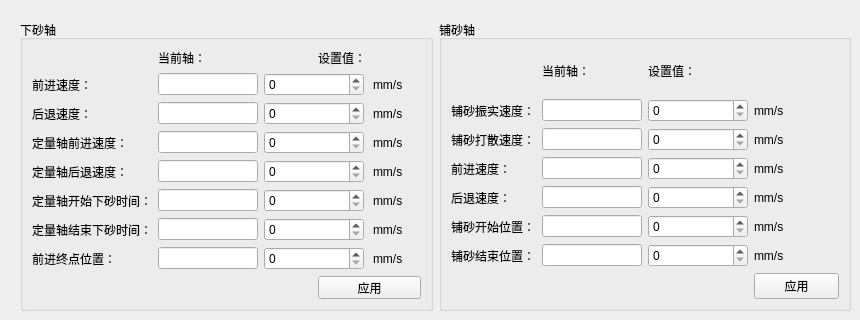
     <widget class="QWidget" name="tab">
      <attribute name="title">
       <string>主机设置</string>
      </attribute>
      <widget class="QWidget" name="layoutWidget">
       <property name="geometry">
        <rect>
         <x>20</x>
         <y>20</y>
         <width>831</width>
         <height>291</height>
        </rect>
       </property>
       <layout class="QHBoxLayout" name="horizontalLayout">
        <item>
         <widget class="QGroupBox" name="groupBox_2">
          <property name="title">
           <string>下砂轴</string>
          </property>
          <layout class="QGridLayout" name="gridLayout">
           <item row="0" column="1" colspan="2">
            <widget class="QLabel" name="label_6">
             <property name="text">
              <string>当前轴：</string>
             </property>
            </widget>
           </item>
           <item row="0" column="3" colspan="2">
            <widget class="QLabel" name="label_7">
             <property name="text">
              <string>设置值：</string>
             </property>
            </widget>
           </item>
           <item row="1" column="0">
            <widget class="QLabel" name="label_5">
             <property name="text">
              <string>前进速度：</string>
             </property>
            </widget>
           </item>
           <item row="1" column="1">
            <widget class="QLineEdit" name="lineEdit">
             <property name="minimumSize">
              <size>
               <width>100</width>
               <height>0</height>
              </size>
             </property>
             <property name="maximumSize">
              <size>
               <width>100</width>
               <height>16777215</height>
              </size>
             </property>
            </widget>
           </item>
           <item row="1" column="2" colspan="2">
            <widget class="QSpinBox" name="spinBox">
             <property name="minimumSize">
              <size>
               <width>100</width>
               <height>0</height>
              </size>
             </property>
             <property name="maximumSize">
              <size>
               <width>100</width>
               <height>16777215</height>
              </size>
             </property>
            </widget>
           </item>
           <item row="1" column="4">
            <widget class="QLabel" name="label_8">
             <property name="text">
              <string>mm/s</string>
             </property>
            </widget>
           </item>
           <item row="2" column="0">
            <widget class="QLabel" name="label_10">
             <property name="text">
              <string>后退速度：</string>
             </property>
            </widget>
           </item>
           <item row="2" column="1">
            <widget class="QLineEdit" name="lineEdit_2">
             <property name="maximumSize">
              <size>
               <width>100</width>
               <height>16777215</height>
              </size>
             </property>
            </widget>
           </item>
           <item row="2" column="2" colspan="2">
            <widget class="QSpinBox" name="spinBox_2">
             <property name="minimumSize">
              <size>
               <width>100</width>
               <height>0</height>
              </size>
             </property>
             <property name="maximumSize">
              <size>
               <width>100</width>
               <height>16777215</height>
              </size>
             </property>
            </widget>
           </item>
           <item row="2" column="4">
            <widget class="QLabel" name="label_9">
             <property name="text">
              <string>mm/s</string>
             </property>
            </widget>
           </item>
           <item row="3" column="0">
            <widget class="QLabel" name="label_12">
             <property name="text">
              <string>定量轴前进速度：</string>
             </property>
            </widget>
           </item>
           <item row="3" column="1">
            <widget class="QLineEdit" name="lineEdit_3">
             <property name="maximumSize">
              <size>
               <width>100</width>
               <height>16777215</height>
              </size>
             </property>
            </widget>
           </item>
           <item row="3" column="2" colspan="2">
            <widget class="QSpinBox" name="spinBox_3">
             <property name="minimumSize">
              <size>
               <width>100</width>
               <height>0</height>
              </size>
             </property>
             <property name="maximumSize">
              <size>
               <width>100</width>
               <height>16777215</height>
              </size>
             </property>
            </widget>
           </item>
           <item row="3" column="4">
            <widget class="QLabel" name="label_11">
             <property name="text">
              <string>mm/s</string>
             </property>
            </widget>
           </item>
           <item row="4" column="0">
            <widget class="QLabel" name="label_14">
             <property name="text">
              <string>定量轴后退速度：</string>
             </property>
            </widget>
           </item>
           <item row="4" column="1">
            <widget class="QLineEdit" name="lineEdit_4">
             <property name="maximumSize">
              <size>
               <width>100</width>
               <height>16777215</height>
              </size>
             </property>
            </widget>
           </item>
           <item row="4" column="2" colspan="2">
            <widget class="QSpinBox" name="spinBox_4">
             <property name="minimumSize">
              <size>
               <width>100</width>
               <height>0</height>
              </size>
             </property>
             <property name="maximumSize">
              <size>
               <width>100</width>
               <height>16777215</height>
              </size>
             </property>
            </widget>
           </item>
           <item row="4" column="4">
            <widget class="QLabel" name="label_13">
             <property name="text">
              <string>mm/s</string>
             </property>
            </widget>
           </item>
           <item row="5" column="0">
            <widget class="QLabel" name="label_16">
             <property name="text">
              <string>定量轴开始下砂时间：</string>
             </property>
            </widget>
           </item>
           <item row="5" column="1">
            <widget class="QLineEdit" name="lineEdit_5">
             <property name="maximumSize">
              <size>
               <width>100</width>
               <height>16777215</height>
              </size>
             </property>
            </widget>
           </item>
           <item row="5" column="2" colspan="2">
            <widget class="QSpinBox" name="spinBox_5">
             <property name="minimumSize">
              <size>
               <width>100</width>
               <height>0</height>
              </size>
             </property>
             <property name="maximumSize">
              <size>
               <width>100</width>
               <height>16777215</height>
              </size>
             </property>
            </widget>
           </item>
           <item row="5" column="4">
            <widget class="QLabel" name="label_15">
             <property name="text">
              <string>mm/s</string>
             </property>
            </widget>
           </item>
           <item row="6" column="0">
            <widget class="QLabel" name="label_18">
             <property name="text">
              <string>定量轴结束下砂时间：</string>
             </property>
            </widget>
           </item>
           <item row="6" column="1">
            <widget class="QLineEdit" name="lineEdit_6">
             <property name="maximumSize">
              <size>
               <width>100</width>
               <height>16777215</height>
              </size>
             </property>
            </widget>
           </item>
           <item row="6" column="2" colspan="2">
            <widget class="QSpinBox" name="spinBox_6">
             <property name="minimumSize">
              <size>
               <width>100</width>
               <height>0</height>
              </size>
             </property>
             <property name="maximumSize">
              <size>
               <width>100</width>
               <height>16777215</height>
              </size>
             </property>
            </widget>
           </item>
           <item row="6" column="4">
            <widget class="QLabel" name="label_17">
             <property name="text">
              <string>mm/s</string>
             </property>
            </widget>
           </item>
           <item row="7" column="0">
            <widget class="QLabel" name="label_20">
             <property name="text">
              <string>前进终点位置：</string>
             </property>
            </widget>
           </item>
           <item row="7" column="1">
            <widget class="QLineEdit" name="lineEdit_7">
             <property name="maximumSize">
              <size>
               <width>100</width>
               <height>16777215</height>
              </size>
             </property>
            </widget>
           </item>
           <item row="7" column="2" colspan="2">
            <widget class="QSpinBox" name="spinBox_7">
             <property name="minimumSize">
              <size>
               <width>100</width>
               <height>0</height>
              </size>
             </property>
             <property name="maximumSize">
              <size>
               <width>100</width>
               <height>16777215</height>
              </size>
             </property>
            </widget>
           </item>
           <item row="7" column="4">
            <widget class="QLabel" name="label_19">
             <property name="text">
              <string>mm/s</string>
             </property>
            </widget>
           </item>
           <item row="8" column="3" colspan="2">
            <widget class="QPushButton" name="pushButton_2">
             <property name="text">
              <string>应用</string>
             </property>
            </widget>
           </item>
          </layout>
         </widget>
        </item>
        <item>
         <widget class="QGroupBox" name="groupBox_3">
          <property name="title">
           <string>铺砂轴</string>
          </property>
          <layout class="QGridLayout" name="gridLayout_2">
           <item row="0" column="1">
            <widget class="QLabel" name="label_22">
             <property name="text">
              <string>当前轴：</string>
             </property>
            </widget>
           </item>
           <item row="0" column="2">
            <widget class="QLabel" name="label_23">
             <property name="text">
              <string>设置值：</string>
             </property>
            </widget>
           </item>
           <item row="1" column="0">
            <widget class="QLabel" name="label_21">
             <property name="text">
              <string>铺砂振实速度：</string>
             </property>
            </widget>
           </item>
           <item row="1" column="1">
            <widget class="QLineEdit" name="lineEdit_8">
             <property name="minimumSize">
              <size>
               <width>100</width>
               <height>0</height>
              </size>
             </property>
             <property name="maximumSize">
              <size>
               <width>100</width>
               <height>16777215</height>
              </size>
             </property>
            </widget>
           </item>
           <item row="1" column="2">
            <widget class="QSpinBox" name="spinBox_8">
             <property name="minimumSize">
              <size>
               <width>100</width>
               <height>0</height>
              </size>
             </property>
             <property name="maximumSize">
              <size>
               <width>100</width>
               <height>16777215</height>
              </size>
             </property>
            </widget>
           </item>
           <item row="1" column="3">
            <widget class="QLabel" name="label_24">
             <property name="text">
              <string>mm/s</string>
             </property>
            </widget>
           </item>
           <item row="2" column="0">
            <widget class="QLabel" name="label_26">
             <property name="text">
              <string>铺砂打散速度：</string>
             </property>
            </widget>
           </item>
           <item row="2" column="1">
            <widget class="QLineEdit" name="lineEdit_9">
             <property name="maximumSize">
              <size>
               <width>100</width>
               <height>16777215</height>
              </size>
             </property>
            </widget>
           </item>
           <item row="2" column="2">
            <widget class="QSpinBox" name="spinBox_9">
             <property name="minimumSize">
              <size>
               <width>100</width>
               <height>0</height>
              </size>
             </property>
             <property name="maximumSize">
              <size>
               <width>100</width>
               <height>16777215</height>
              </size>
             </property>
            </widget>
           </item>
           <item row="2" column="3">
            <widget class="QLabel" name="label_25">
             <property name="text">
              <string>mm/s</string>
             </property>
            </widget>
           </item>
           <item row="3" column="0">
            <widget class="QLabel" name="label_28">
             <property name="text">
              <string>前进速度：</string>
             </property>
            </widget>
           </item>
           <item row="3" column="1">
            <widget class="QLineEdit" name="lineEdit_10">
             <property name="maximumSize">
              <size>
               <width>100</width>
               <height>16777215</height>
              </size>
             </property>
            </widget>
           </item>
           <item row="3" column="2">
            <widget class="QSpinBox" name="spinBox_10">
             <property name="minimumSize">
              <size>
               <width>100</width>
               <height>0</height>
              </size>
             </property>
             <property name="maximumSize">
              <size>
               <width>100</width>
               <height>16777215</height>
              </size>
             </property>
            </widget>
           </item>
           <item row="3" column="3">
            <widget class="QLabel" name="label_27">
             <property name="text">
              <string>mm/s</string>
             </property>
            </widget>
           </item>
           <item row="4" column="0">
            <widget class="QLabel" name="label_30">
             <property name="text">
              <string>后退速度：</string>
             </property>
            </widget>
           </item>
           <item row="4" column="1">
            <widget class="QLineEdit" name="lineEdit_11">
             <property name="minimumSize">
              <size>
               <width>100</width>
               <height>0</height>
              </size>
             </property>
             <property name="maximumSize">
              <size>
               <width>100</width>
               <height>16777215</height>
              </size>
             </property>
            </widget>
           </item>
           <item row="4" column="2">
            <widget class="QSpinBox" name="spinBox_11">
             <property name="minimumSize">
              <size>
               <width>100</width>
               <height>0</height>
              </size>
             </property>
             <property name="maximumSize">
              <size>
               <width>100</width>
               <height>16777215</height>
              </size>
             </property>
            </widget>
           </item>
           <item row="4" column="3">
            <widget class="QLabel" name="label_29">
             <property name="text">
              <string>mm/s</string>
             </property>
            </widget>
           </item>
           <item row="5" column="0">
            <widget class="QLabel" name="label_32">
             <property name="text">
              <string>铺砂开始位置：</string>
             </property>
            </widget>
           </item>
           <item row="5" column="1">
            <widget class="QLineEdit" name="lineEdit_12">
             <property name="minimumSize">
              <size>
               <width>100</width>
               <height>0</height>
              </size>
             </property>
             <property name="maximumSize">
              <size>
               <width>100</width>
               <height>16777215</height>
              </size>
             </property>
            </widget>
           </item>
           <item row="5" column="2">
            <widget class="QSpinBox" name="spinBox_12">
             <property name="minimumSize">
              <size>
               <width>100</width>
               <height>0</height>
              </size>
             </property>
             <property name="maximumSize">
              <size>
               <width>100</width>
               <height>16777215</height>
              </size>
             </property>
            </widget>
           </item>
           <item row="5" column="3">
            <widget class="QLabel" name="label_31">
             <property name="text">
              <string>mm/s</string>
             </property>
            </widget>
           </item>
           <item row="6" column="0">
            <widget class="QLabel" name="label_34">
             <property name="text">
              <string>铺砂结束位置：</string>
             </property>
            </widget>
           </item>
           <item row="6" column="1">
            <widget class="QLineEdit" name="lineEdit_13">
             <property name="minimumSize">
              <size>
               <width>100</width>
               <height>0</height>
              </size>
             </property>
             <property name="maximumSize">
              <size>
               <width>100</width>
               <height>16777215</height>
              </size>
             </property>
            </widget>
           </item>
           <item row="6" column="2">
            <widget class="QSpinBox" name="spinBox_13">
             <property name="minimumSize">
              <size>
               <width>100</width>
               <height>0</height>
              </size>
             </property>
             <property name="maximumSize">
              <size>
               <width>100</width>
               <height>16777215</height>
              </size>
             </property>
            </widget>
           </item>
           <item row="6" column="3">
            <widget class="QLabel" name="label_33">
             <property name="text">
              <string>mm/s</string>
             </property>
            </widget>
           </item>
           <item row="7" column="3">
            <widget class="QPushButton" name="pushButton_3">
             <property name="text">
              <string>应用</string>
             </property>
            </widget>
           </item>
          </layout>
         </widget>
        </item>
       </layout>
      </widget>
     </widget>
